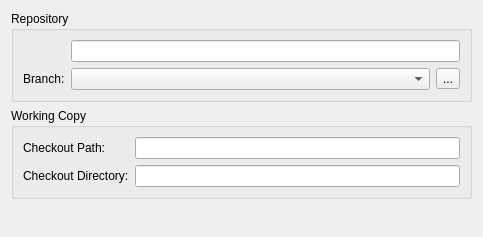
<?xml version="1.0" encoding="UTF-8"?>
<ui version="4.0">
 <class>VCSBase::BaseCheckoutWizardPage</class>
 <widget class="QWizardPage" name="VCSBase::BaseCheckoutWizardPage">
  <property name="geometry">
   <rect>
    <x>0</x>
    <y>0</y>
    <width>483</width>
    <height>237</height>
   </rect>
  </property>
  <property name="windowTitle">
   <string>WizardPage</string>
  </property>
  <layout class="QVBoxLayout" name="verticalLayout">
   <item>
    <widget class="QGroupBox" name="repositoryGroupBox">
     <property name="title">
      <string>Repository</string>
     </property>
     <property name="flat">
      <bool>true</bool>
     </property>
     <property name="checkable">
      <bool>false</bool>
     </property>
     <layout class="QFormLayout" name="repositoryLayout">
      <item row="0" column="0">
       <widget class="QLabel" name="repositoryLabel"/>
      </item>
      <item row="0" column="1">
       <widget class="QLineEdit" name="repositoryLineEdit">
        <property name="toolTip">
         <string>The remote repository to check out.</string>
        </property>
        <property name="whatsThis">
         <string/>
        </property>
       </widget>
      </item>
      <item row="1" column="0">
       <widget class="QLabel" name="branchLabel">
        <property name="text">
         <string>Branch:</string>
        </property>
       </widget>
      </item>
      <item row="1" column="1">
       <layout class="QHBoxLayout" name="branchHorizontalLayout">
        <item>
         <widget class="QComboBox" name="branchComboBox">
          <property name="sizePolicy">
           <sizepolicy hsizetype="MinimumExpanding" vsizetype="Fixed">
            <horstretch>0</horstretch>
            <verstretch>0</verstretch>
           </sizepolicy>
          </property>
          <property name="toolTip">
           <string>The development branch in the remote repository to check out.</string>
          </property>
          <property name="whatsThis">
           <string/>
          </property>
         </widget>
        </item>
        <item>
         <widget class="QToolButton" name="branchRefreshToolButton">
          <property name="toolTip">
           <string>Retrieve list of branches in repository.</string>
          </property>
          <property name="text">
           <string>...</string>
          </property>
         </widget>
        </item>
       </layout>
      </item>
     </layout>
    </widget>
   </item>
   <item>
    <widget class="QGroupBox" name="localGroupBox">
     <property name="title">
      <string>Working Copy</string>
     </property>
     <property name="flat">
      <bool>true</bool>
     </property>
     <layout class="QFormLayout" name="localLayout">
      <item row="0" column="0">
       <widget class="QLabel" name="pathLabel">
        <property name="toolTip">
         <string>The path in which the directory containing the checkout will be created.</string>
        </property>
        <property name="text">
         <string>Checkout Path:</string>
        </property>
       </widget>
      </item>
      <item row="0" column="1">
       <widget class="Utils::PathChooser" name="pathChooser"/>
      </item>
      <item row="1" column="0">
       <widget class="QLabel" name="checkoutDirectoryLabel">
        <property name="toolTip">
         <string>The local directory that will contain the code after the checkout.</string>
        </property>
        <property name="text">
         <string>Checkout Directory:</string>
        </property>
       </widget>
      </item>
      <item row="1" column="1">
       <widget class="QLineEdit" name="checkoutDirectoryLineEdit">
        <property name="toolTip">
         <string>The local directory that will contain the code after the checkout.</string>
        </property>
        <property name="whatsThis">
         <string/>
        </property>
       </widget>
      </item>
     </layout>
    </widget>
   </item>
   <item>
    <spacer name="verticalSpacer">
     <property name="orientation">
      <enum>Qt::Vertical</enum>
     </property>
     <property name="sizeHint" stdset="0">
      <size>
       <width>20</width>
       <height>0</height>
      </size>
     </property>
    </spacer>
   </item>
  </layout>
 </widget>
 <customwidgets>
  <customwidget>
   <class>Utils::PathChooser</class>
   <extends>QLineEdit</extends>
   <header>utils/pathchooser.h</header>
  </customwidget>
 </customwidgets>
 <resources/>
 <connections/>
</ui>
